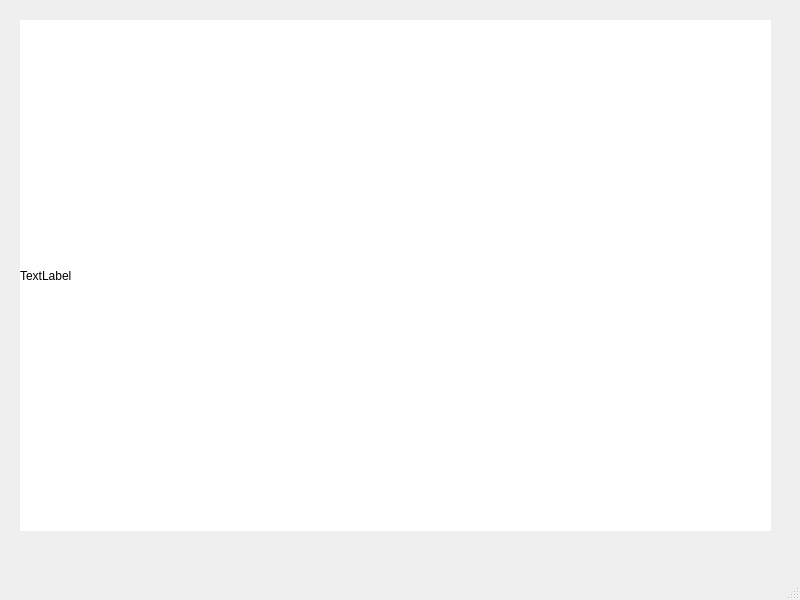
<?xml version="1.0" encoding="UTF-8"?>
<ui version="4.0">
 <class>GuideWindow</class>
 <widget class="QMainWindow" name="GuideWindow">
  <property name="geometry">
   <rect>
    <x>0</x>
    <y>0</y>
    <width>800</width>
    <height>600</height>
   </rect>
  </property>
  <property name="windowTitle">
   <string>Tips_Page</string>
  </property>
  <widget class="QWidget" name="centralwidget">
   <widget class="QLabel" name="label">
    <property name="geometry">
     <rect>
      <x>20</x>
      <y>20</y>
      <width>751</width>
      <height>511</height>
     </rect>
    </property>
    <property name="styleSheet">
     <string notr="true">background-color: rgb(255, 255, 255);</string>
    </property>
    <property name="text">
     <string>TextLabel</string>
    </property>
   </widget>
  </widget>
  <widget class="QMenuBar" name="menubar">
   <property name="geometry">
    <rect>
     <x>0</x>
     <y>0</y>
     <width>800</width>
     <height>26</height>
    </rect>
   </property>
  </widget>
  <widget class="QStatusBar" name="statusbar"/>
 </widget>
 <resources/>
 <connections/>
</ui>
